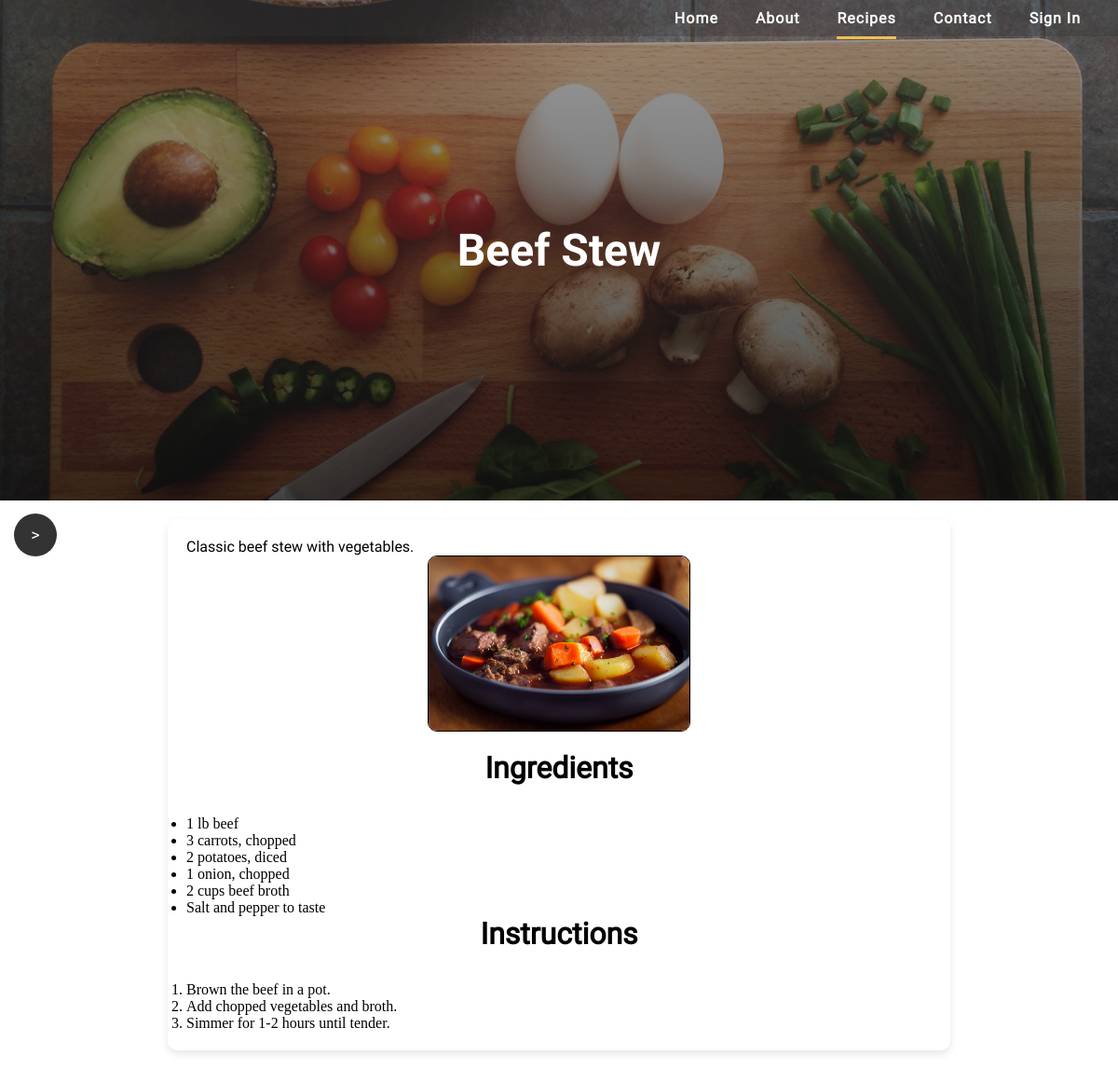
The app's page /recipe-detail.php?recipe_id=1 with its own data.
### tables this page shows
CREATE TABLE recipes (
	recipe_id INT AUTO_INCREMENT PRIMARY KEY,
    title VARCHAR(225) NOT NULL,
    image VARCHAR(255),
    rating FLOAT,
    description TEXT
);

### recipe-detail.php (the view, shortened to what this page needs)
<?php
if (isset($_GET['recipe_id'])) {
  $recipe_id = intval($_GET['recipe_id']);
  $conn = new mysqli('localhost', 'root', '', 'recipe_website_schema');
  $stmt = $conn->prepare("SELECT * FROM recipes WHERE recipe_id = ?");
  $stmt->bind_param("i", $recipe_id);
  $stmt->execute();
  $recipeResult = $stmt->get_result();
  $recipe = $recipeResult->fetch_assoc();
  if ($recipe) {
    $stmt = $conn->prepare("SELECT ingredient FROM ingredients WHERE recipe_id = ?");
    $stmt->bind_param("i", $recipe_id);
    $stmt->execute();
    $ingredientsResult = $stmt->get_result();
    $ingredients = [];
    while ($row = $ingredientsResult->fetch_assoc()) {
      $ingredients[] = $row['ingredient'];
    }
    $stmt = $conn->prepare("SELECT instruction FROM instructions WHERE recipe_id = ? ORDER BY step_number ASC");
    $stmt->bind_param("i", $recipe_id);
    $stmt->execute();
    $instructionsResult = $stmt->get_result();
    $instructions = [];
    while ($row = $instructionsResult->fetch_assoc()) {
      $instructions[] = $row['instruction'];
    }
  } else {
    $error_message = "Recipe not found.";
  }
} else {
  $error_message = "No recipe specified.";
}
?>
<!DOCTYPE html>
<html lang="e">
<head>
  <link rel="stylesheet" type="text/css" href="style.css" />
</head>
<body>
  <nav class="navbar">
    <ul class="nav-list">
      <li class="nav-item">
        <a href="index.php" class="nav-link">Home</a>
      </li>
      <li class="nav-item">
        <a href="about.php" class="nav-link">About</a>
      </li>
      <li class="nav-item">
        <a href="recipes.php" class="nav-link active">Recipes</a>
      </li>
      <li class="nav-item">
        <a href="contact.php" class="nav-link">Contact</a>
      </li>
      <?php if (isset($_SESSION['username']) && isset($_SESSION['user_id']) && isset($_SESSION['loggedin'])) { ?>
        <li class="nav-item">
          <a href="account.php" class="nav-link">My Account</a>
        </li>
      <?php } else { ?>
        <li class="nav-item">
          <a href="signIn.php" class="nav-link">Sign In</a>
        </li>
      <?php } ?>
    </ul>
  </nav>
  <label for="toggle-sidebar" class="toggle-button"></label>
  <?php if (isset($error_message)): ?>
    <p><?php echo htmlspecialchars($error_message); ?></p>
  <?php else: ?>
    <header id="myHeader">
      <h1 id="recipe-title"><?php echo htmlspecialchars($recipe['title']); ?></h1>
    </header>
    <section class="recipe-Section">
      <p id="recipe-description"><?php echo htmlspecialchars($recipe['description']); ?></p>
      <img id="recipe-detail" src="<?php echo htmlspecialchars($recipe['image']); ?>" alt="Recipe Image">
      <h2>Ingredients</h2>
      <ul id="recipe-ingredients">
        <?php foreach ($ingredients as $ingredient): ?>
          <li><?php echo htmlspecialchars($ingredient); ?></li>
        <?php endforeach; ?>
      </ul>
      <h2>Instructions</h2>
      <ol id="recipe-instructions">
        <?php foreach ($instructions as $instruction): ?>
          <li><?php echo htmlspecialchars($instruction); ?></li>
        <?php endforeach; ?>
      </ol>
    </section>
  <?php endif; ?>
</body>
</html>

### style.css (style rules this page uses)
* { padding: 0; margin: 0; }
h1 { font-family: Roboto-Bold; font-weight: bold; }
h2, h3, a, p, textarea, input, span, small, label { font-family: Roboto-Regular; }
a { text-decoration: none; }
.active { border-bottom: 3px #f0c050 solid; }
.navbar { width: 100%; display: flex; justify-content: flex-end; align-items: center; background-color: rgba(51, 51, 51, 0.3); position: fixed; top: 0; right: 0; z-index: 1000; padding: 10px 20px; box-sizing: border-box; }
.nav-list { list-style-type: none; display: flex; margin: 0; padding: 0; }
.nav-item { margin: 0 20px; }
.nav-link { text-decoration: none; color: white; font-size: 16px; font-weight: 600; position: relative; padding: 10px 0; transition: color 0.3s; letter-spacing: 1px; }
.nav-link::after { content: ""; position: absolute; left: 0; right: 0; bottom: -5px; height: 3px; background-color: transparent; transition: background-color 0.3s, transform 0.3s; transform: scaleX(0); }
.toggle-button { position: fixed; top: 50%; left: 15px; font-size: 18px; background: #333; color: white; padding: 8px; cursor: pointer; transition: left 0.3s ease; z-index: 10; width: 30px; height: 30px; border-radius: 50%; text-align: center; display: flex; align-items: center; justify-content: center; transform: translateY(-50%); border: none; }
.toggle-button::after { content: ">"; font-size: 18px; }
header { display: flex; flex-direction: column; align-items: center; text-align: center; padding: clamp(8rem, 30%, 15rem) 1rem; background: linear-gradient(rgba(0, 0, 0, 0.3), rgba(0, 0, 0, 0.7)), url("img/avocado-bg.jpg"); background-size: cover; background-position: 20% 10%; color: white; }
header h1 { font-size: 5em; font-weight: 800; }
section h2 { text-align: center; margin-bottom: 2rem; font-size: 2rem; font-weight: bold; }
label { display: flex; justify-content: space-between; margin-bottom: 1rem; }
#recipe-title { font-size: 3em; }
#myHeader { display: flex; flex-direction: column; align-items: center; text-align: center; padding: clamp(8rem, 30%, 15rem) 1rem; background: linear-gradient(rgba(0, 0, 0, 0.3), rgba(0, 0, 0, 0.7)), url("img/avocado-bg.jpg"); background-size: cover; background-position: 20% 10%; color: white; }
#recipe-detail { width: 35%; height: 35%; border: black solid 1px; }
#recipe-detail { width: 35%; height: auto; display: block; margin: 0 auto 20px auto; border: black solid 1px; border-radius: 10px; max-width: 100%; text-align: center; }
.recipe-Section { max-width: 800px; margin: 20px auto; padding: 20px; background-color: white; border-radius: 10px; box-shadow: 0 4px 8px rgba(0, 0, 0, 0.1); }
label { align-items: center; }

### records on screen
recipes: title "Beef Stew", description "Classic beef stew with vegetables.", image (picture)

### other values on screen
$ingredient "1 lb beef"
$ingredient "3 carrots, chopped"
$ingredient "2 potatoes, diced"
$ingredient "1 onion, chopped"
$ingredient "2 cups beef broth"
$ingredient "Salt and pepper to taste"
$instruction "Brown the beef in a pot."
$instruction "Add chopped vegetables and broth."
$instruction "Simmer for 1-2 hours until tender."
